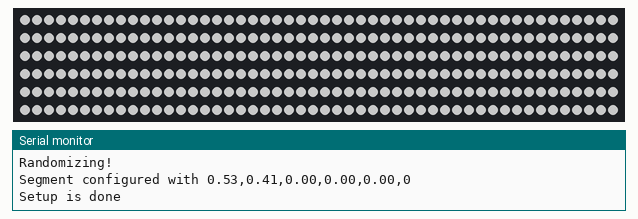
This sketch was run on a simulated Arduino Uno, built with avr-gcc and run on an emulated ATmega328P. Parts: 300 RGB LEDs in strip order, left to right, continuing on the next row, the last lines printed to the serial monitor. Dim RGB values are drawn brighter than linear; random numbers use the default seed unless the sketch sets one.

Above: at 2.48 s.
At 8.08 s:
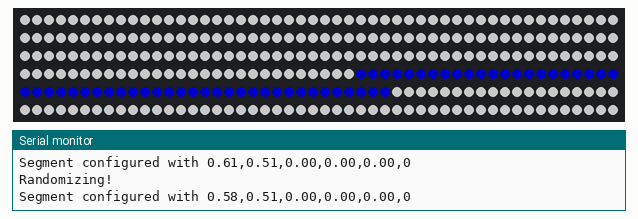
At 8.88 s:
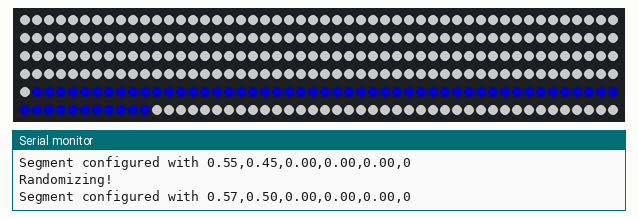
At 15.51 s:
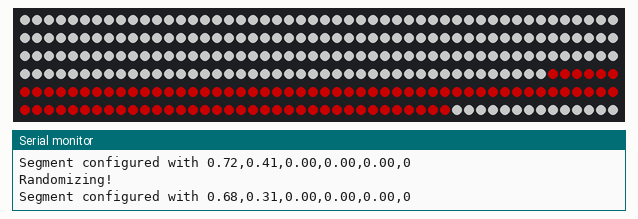
At 21.35 s:
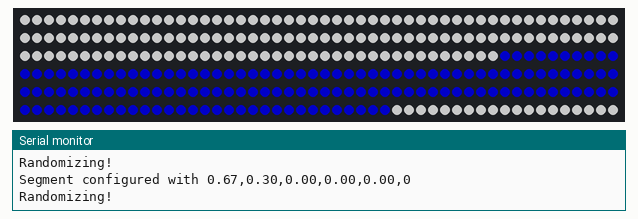
At 39.51 s:
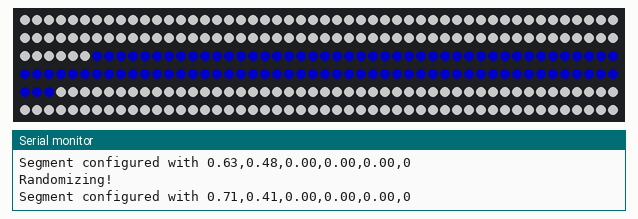

The sketch:

party_scarf_july_4.ino
```cpp
#include <FastLED.h>
#include "segment.h"

#define LED_PIN     4
#define CLOCK_PIN   3
#define COLOR_ORDER GBR
#define CHIPSET     APA102
#define NUM_LEDS    300

#define BRIGHTNESS  100
#define FRAMES_PER_SECOND 20
#define MAX_SEGMENTS 20

CRGB leds[NUM_LEDS];
uint8_t wheelpos = 0;
Segment segments[MAX_SEGMENTS];
long lastTick;

void setup() {
  delay(1000); // sanity delay
  Serial.begin(9600);
  random16_add_entropy( random());
  lastTick = millis();

  FastLED.addLeds<CHIPSET, LED_PIN, CLOCK_PIN, COLOR_ORDER>(leds, NUM_LEDS).setCorrection( Typical8mmPixel );
  FastLED.setBrightness( BRIGHTNESS );

  for(int i = 0; i < MAX_SEGMENTS; i++){
    segments[i].randomize();
  }
  //   float speedHead = 0.1 + (1 * (random8(1000) / 1000.0));
  //   float speedTail = 0.1 + (1 * (random8(1000) / 1000.0));
  //   //int start = random8(NUM_LEDS);
  //   //int end = random8(NUM_LEDS);
  //   int start = 0;
  //   int end = 0;
  //   int colorIdx = random8(16);
  //   CRGB color = googleColors[colorIdx];
  //   segments[i].configure(
  //     speedHead,
  //     speedTail,
  //     start,
  //     end,
  //     0,
  //     color
  //   );
  // }
  Serial.println("Setup is done");
}

void loop()
{
  FastLED.clear();
  random16_add_entropy( random());
  drawSegments(); // run simulation frame
  for (int i = 0; i < MAX_SEGMENTS; i++) {
    segments[i].tick(NUM_LEDS);
  }
  FastLED.show(); // display this frame
  //FastLED.delay(1000 / FRAMES_PER_SECOND);
}

void drawSegments() {

  for (int i = 0; i < MAX_SEGMENTS; i++) {
    Segment* s = &segments[i];
    int start = s->start > s->end ? s->end : s->start;
    int end = s->start > s->end ? s->start : s->end;
    // Serial.print("Segment start: ");
    // Serial.print(start);
    // Serial.print(", segment end: ");
    // Serial.println(end);
    for (int x = 0; x < NUM_LEDS; x++) {
      leds[x] = CRGB(255,255,255);
    }
    for (int x = start; x < end; x++) {
      if (x > NUM_LEDS) {
        continue;
      }
      if (x == start || x == end) {
        leds[x] = blend(leds[x], s->color, s->dither);
      } else {
        leds[x] = s->color;
      }

    }
  }
}

void rainbow() {
  fill_rainbow(leds, NUM_LEDS, wheelpos, 2);
  wheelpos++;
}
```

segment.cpp
```cpp
#include "Arduino.h"
#include "segment.h"

CRGBPalette16 googleColors = CRGBPalette16(
    0xFF0000, 0X0000FF, 0x0000FF, 0xFF0000,
    0xFF0000, 0X0000FF, 0x0000FF, 0xFF0000,
    0xFF0000, 0X0000FF, 0x0000FF, 0xFF0000,
    0xFF0000, 0X0000FF, 0x0000FF, 0xFF0000
  );

Segment::Segment() {
};

void Segment::configure(float speedHead, float speedTail, float start, float end, float dither, CRGB color)
{
  Serial.print("Segment configured with ");
  Serial.print(speedHead);
  Serial.print(",");
  Serial.print(speedTail);
  Serial.print(",");
  Serial.print(start);
  Serial.print(",");
  Serial.print(end);
  Serial.print(",");
  Serial.print(dither);
  Serial.print(",");
  Serial.println(color);
  this->speedHead = speedHead;
  this->speedTail = speedTail;
  this->start = start;
  this->end = end;
  this->dither = dither;
  this->color = color;
};

void Segment::tick(int max) {
  //Serial.println("Ticking");
  start+=speedHead;
  end+=speedTail;
  if (start > max || end > max) {
    this->randomize();
    return;
  }

  dither = start - int(start);
  if ((start + speedHead) == start){

  }
};

void Segment::randomize() {
  Serial.println("Randomizing!");
  this->configure(
    0.5 + (1 * (random8(1000) / 1000.0)),
    0.3 + (1 * (random8(1000) / 1000.0)),
    0,
    0,
    0,
    googleColors[random8(16)]);
}
```

segment.h
```cpp
#ifndef Segment_h
#define Segment_h

#include "Arduino.h"
#include <FastLED.h>

class Segment
{
  public:
    Segment();
    void configure(float speedHead, float speedTail, float start, float end, float dither, CRGB color);
    void tick(int max);
    void randomize();

    float speedHead;
    float speedTail;
    float start;
    float end;
    float dither;
    CRGB color;

};

#endif
```
